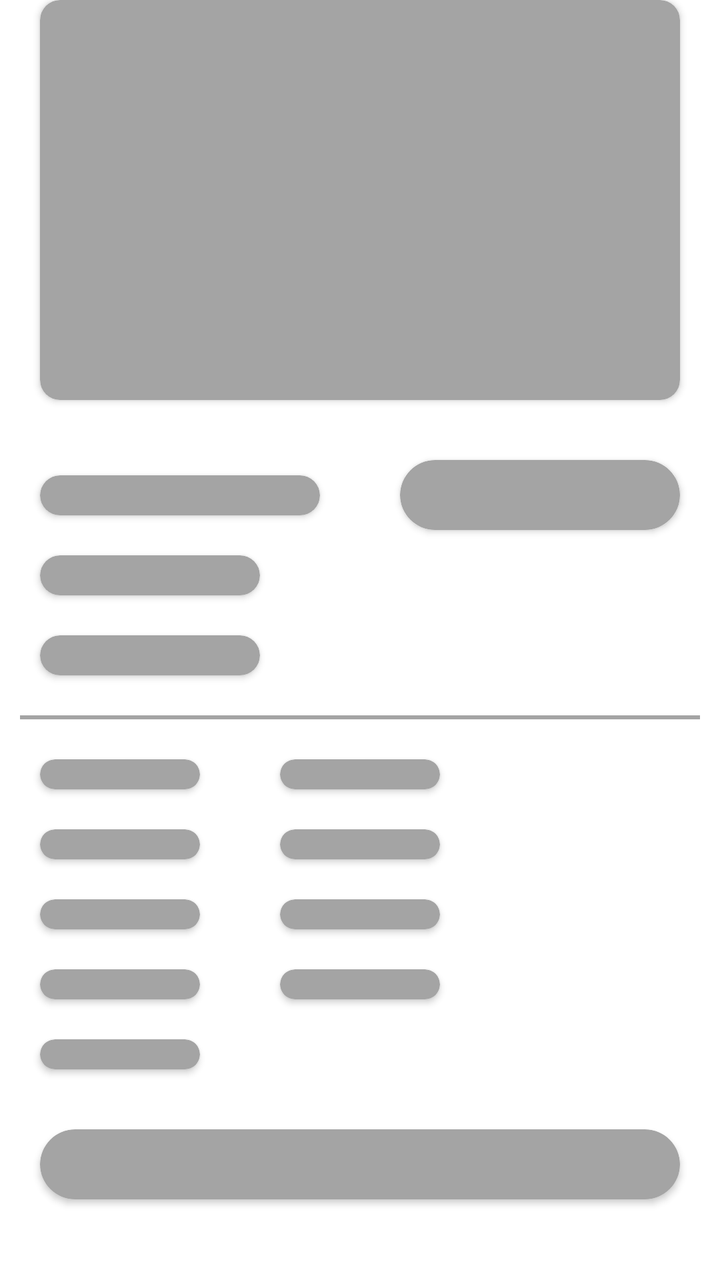
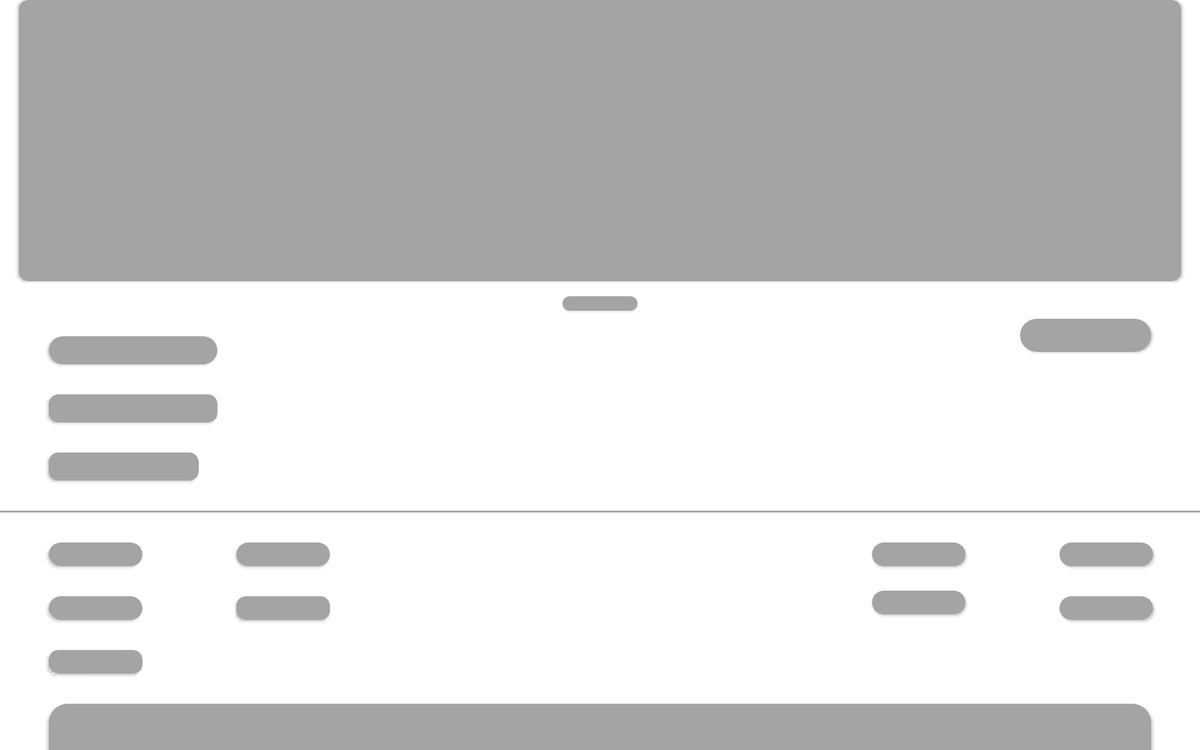

Two renders of one Android screen. The first uses the default layout on a phone; the second uses the alternative layout the repository ships for a different screen configuration, on a matching device. The two XML files are below.
<!-- AndroidManifest.xml: application theme Theme.AndroidPhincon -->
<!-- res/layout/detail_shimmer.xml -->
<?xml version="1.0" encoding="utf-8"?>
<androidx.constraintlayout.widget.ConstraintLayout xmlns:android="http://schemas.android.com/apk/res/android"
    xmlns:app="http://schemas.android.com/apk/res-auto"
    android:layout_width="match_parent"
    android:layout_height="match_parent"
    android:background="@color/white">

    <androidx.cardview.widget.CardView
        android:id="@+id/card_photo"
        android:layout_width="match_parent"
        android:layout_height="200dp"
        android:layout_marginStart="20dp"
        android:layout_marginEnd="20dp"
        app:cardBackgroundColor="@color/light_grey"
        app:cardCornerRadius="10dp"
        app:layout_constraintEnd_toEndOf="parent"
        app:layout_constraintStart_toStartOf="parent"
        app:layout_constraintTop_toTopOf="parent">

    </androidx.cardview.widget.CardView>

    <androidx.cardview.widget.CardView
        android:id="@+id/card_price"
        android:layout_width="140dp"
        android:layout_height="35dp"
        android:layout_marginTop="30dp"
        app:cardBackgroundColor="@color/light_grey"
        app:cardCornerRadius="20dp"
        app:layout_constraintEnd_toEndOf="@id/card_photo"
        app:layout_constraintTop_toBottomOf="@id/card_photo">

    </androidx.cardview.widget.CardView>

    <androidx.cardview.widget.CardView
        android:id="@+id/card_name"
        android:layout_width="140dp"
        android:layout_height="20dp"
        android:layout_marginEnd="20dp"
        app:cardBackgroundColor="@color/light_grey"
        app:cardCornerRadius="10dp"
        app:layout_constraintStart_toStartOf="@id/card_photo"
        app:layout_constraintTop_toTopOf="@id/card_price"
        app:layout_constraintBottom_toBottomOf="@id/card_price">

    </androidx.cardview.widget.CardView>

    <androidx.cardview.widget.CardView
        android:id="@+id/card_rate"
        android:layout_width="110dp"
        android:layout_height="20dp"
        android:layout_marginTop="20dp"
        android:layout_marginEnd="20dp"
        app:cardBackgroundColor="@color/light_grey"
        app:cardCornerRadius="10dp"
        app:layout_constraintStart_toStartOf="@id/card_photo"
        app:layout_constraintTop_toBottomOf="@id/card_name">

    </androidx.cardview.widget.CardView>

    <androidx.cardview.widget.CardView
        android:id="@+id/card_detail_product"
        android:layout_width="110dp"
        android:layout_height="20dp"
        android:layout_marginTop="20dp"
        android:layout_marginEnd="20dp"
        app:cardBackgroundColor="@color/light_grey"
        app:cardCornerRadius="10dp"
        app:layout_constraintStart_toStartOf="@id/card_rate"
        app:layout_constraintTop_toBottomOf="@id/card_rate">

    </androidx.cardview.widget.CardView>

    <View
        android:id="@+id/line"
        android:layout_width="match_parent"
        android:layout_height="2dp"
        android:layout_marginStart="10dp"
        android:layout_marginTop="20dp"
        android:layout_marginEnd="10dp"
        android:background="@color/light_grey"
        app:layout_constraintTop_toBottomOf="@id/card_detail_product" />

    <androidx.cardview.widget.CardView
        android:id="@+id/card_stock"
        android:layout_width="80dp"
        android:layout_height="15dp"
        android:layout_marginTop="20dp"
        android:layout_marginEnd="20dp"
        app:cardBackgroundColor="@color/light_grey"
        app:cardCornerRadius="10dp"
        app:layout_constraintStart_toStartOf="@id/card_detail_product"
        app:layout_constraintTop_toBottomOf="@id/line">
    </androidx.cardview.widget.CardView>

    <androidx.cardview.widget.CardView
        android:id="@+id/card_stock_value"
        android:layout_width="80dp"
        android:layout_height="15dp"
        android:layout_marginTop="20dp"
        android:layout_marginStart="40dp"
        app:cardBackgroundColor="@color/light_grey"
        app:cardCornerRadius="10dp"
        app:layout_constraintStart_toEndOf="@id/card_stock"
        app:layout_constraintTop_toBottomOf="@id/line">
    </androidx.cardview.widget.CardView>

    <androidx.cardview.widget.CardView
        android:id="@+id/card_size"
        android:layout_width="80dp"
        android:layout_height="15dp"
        android:layout_marginTop="20dp"
        android:layout_marginEnd="20dp"
        app:cardBackgroundColor="@color/light_grey"
        app:cardCornerRadius="10dp"
        app:layout_constraintStart_toStartOf="@id/card_stock"
        app:layout_constraintTop_toBottomOf="@id/card_stock">
    </androidx.cardview.widget.CardView>

    <androidx.cardview.widget.CardView
        android:id="@+id/card_size_value"
        android:layout_width="80dp"
        android:layout_height="15dp"
        android:layout_marginTop="20dp"
        android:layout_marginStart="40dp"
        app:cardBackgroundColor="@color/light_grey"
        app:cardCornerRadius="10dp"
        app:layout_constraintStart_toEndOf="@id/card_size"
        app:layout_constraintTop_toBottomOf="@id/card_stock_value">
    </androidx.cardview.widget.CardView>

    <androidx.cardview.widget.CardView
        android:id="@+id/card_weight"
        android:layout_width="80dp"
        android:layout_height="15dp"
        android:layout_marginTop="20dp"
        android:layout_marginEnd="20dp"
        app:cardBackgroundColor="@color/light_grey"
        app:cardCornerRadius="10dp"
        app:layout_constraintStart_toStartOf="@id/card_size"
        app:layout_constraintTop_toBottomOf="@id/card_size">
    </androidx.cardview.widget.CardView>

    <androidx.cardview.widget.CardView
        android:id="@+id/card_weight_value"
        android:layout_width="80dp"
        android:layout_height="15dp"
        android:layout_marginTop="20dp"
        android:layout_marginStart="40dp"
        app:cardBackgroundColor="@color/light_grey"
        app:cardCornerRadius="10dp"
        app:layout_constraintStart_toEndOf="@id/card_weight"
        app:layout_constraintTop_toBottomOf="@id/card_size_value">
    </androidx.cardview.widget.CardView>

    <androidx.cardview.widget.CardView
        android:id="@+id/card_type"
        android:layout_width="80dp"
        android:layout_height="15dp"
        android:layout_marginTop="20dp"
        android:layout_marginEnd="20dp"
        app:cardBackgroundColor="@color/light_grey"
        app:cardCornerRadius="10dp"
        app:layout_constraintStart_toStartOf="@id/card_weight"
        app:layout_constraintTop_toBottomOf="@id/card_weight">
    </androidx.cardview.widget.CardView>

    <androidx.cardview.widget.CardView
        android:id="@+id/card_type_value"
        android:layout_width="80dp"
        android:layout_height="15dp"
        android:layout_marginTop="20dp"
        android:layout_marginStart="40dp"
        app:cardBackgroundColor="@color/light_grey"
        app:cardCornerRadius="10dp"
        app:layout_constraintStart_toEndOf="@id/card_type"
        app:layout_constraintTop_toBottomOf="@id/card_weight_value">
    </androidx.cardview.widget.CardView>

    <androidx.cardview.widget.CardView
        android:id="@+id/card_desc"
        android:layout_width="80dp"
        android:layout_height="15dp"
        android:layout_marginTop="20dp"
        android:layout_marginEnd="20dp"
        app:cardBackgroundColor="@color/light_grey"
        app:cardCornerRadius="10dp"
        app:layout_constraintStart_toStartOf="@id/card_type"
        app:layout_constraintTop_toBottomOf="@id/card_type">
    </androidx.cardview.widget.CardView>

    <androidx.cardview.widget.CardView
        android:id="@+id/card_bottom"
        android:layout_width="0dp"
        android:layout_height="35dp"
        android:layout_marginTop="30dp"
        app:cardBackgroundColor="@color/light_grey"
        app:cardCornerRadius="20dp"
        app:layout_constraintEnd_toEndOf="@id/card_price"
        app:layout_constraintStart_toStartOf="@id/card_desc"
        app:layout_constraintTop_toBottomOf="@id/card_desc">

    </androidx.cardview.widget.CardView>
</androidx.constraintlayout.widget.ConstraintLayout>
<!-- resources referenced by this layout -->
<resources>
  <color name="light_grey">#A4A4A4</color>
  <color name="white">#FFFFFFFF</color>
  <style name="Theme.AndroidPhincon" parent="Theme.MaterialComponents.DayNight.DarkActionBar">
          
          <item name="android:fontFamily">@font/poppins</item>
          <item name="fontFamily">@font/poppins</item>
  
          <item name="colorPrimary">@color/primaryColor</item>
          <item name="colorPrimaryVariant">@color/primaryLightColor</item>
          <item name="colorOnPrimary">@color/white</item>
          
          <item name="colorSecondary">@color/teal_200</item>
          <item name="colorSecondaryVariant">@color/teal_700</item>
          <item name="colorOnSecondary">@color/black</item>
          
          <item name="android:statusBarColor">?attr/colorPrimaryVariant</item>
          
      </style>
  <color name="primaryColor">#EB848E</color>
  <color name="primaryLightColor">#FFC7CD</color>
  <color name="teal_200">#FF03DAC5</color>
  <color name="teal_700">#FF018786</color>
  <color name="black">#FF000000</color>
</resources>
<!-- res/layout-sw720dp/detail_shimmer.xml (the repository's variant of the layout above) -->
<!-- drawn on a large tablet held sideways -->
<?xml version="1.0" encoding="utf-8"?>
<androidx.constraintlayout.widget.ConstraintLayout xmlns:android="http://schemas.android.com/apk/res/android"
    xmlns:app="http://schemas.android.com/apk/res-auto"
    xmlns:tools="http://schemas.android.com/tools"
    android:layout_width="match_parent"
    android:layout_height="match_parent"
    android:background="@color/white">

    <androidx.cardview.widget.CardView
        android:id="@+id/card_photo"
        android:layout_width="match_parent"
        android:layout_height="300dp"
        android:layout_marginStart="20dp"
        android:layout_marginEnd="20dp"
        app:cardBackgroundColor="@color/light_grey"
        app:cardCornerRadius="10dp"
        app:layout_constraintEnd_toEndOf="parent"
        app:layout_constraintStart_toStartOf="parent"
        app:layout_constraintTop_toTopOf="parent">

    </androidx.cardview.widget.CardView>

    <androidx.cardview.widget.CardView
        android:id="@+id/card_price"
        android:layout_width="140dp"
        android:layout_height="35dp"
        android:layout_marginTop="40dp"
        android:layout_marginEnd="32dp"
        app:cardBackgroundColor="@color/light_grey"
        app:cardCornerRadius="20dp"
        app:layout_constraintEnd_toEndOf="@id/card_photo"
        app:layout_constraintTop_toBottomOf="@id/card_photo">

    </androidx.cardview.widget.CardView>

    <androidx.cardview.widget.CardView
        android:id="@+id/card_name"
        android:layout_width="180dp"
        android:layout_height="30dp"
        android:layout_marginStart="32dp"
        android:layout_marginTop="32dp"
        app:cardBackgroundColor="@color/light_grey"
        app:cardCornerRadius="50dp"
        app:layout_constraintBottom_toBottomOf="@id/card_price"
        app:layout_constraintStart_toStartOf="@id/card_photo"
        app:layout_constraintTop_toTopOf="@id/card_price">

    </androidx.cardview.widget.CardView>

    <androidx.cardview.widget.CardView
        android:id="@+id/card_rate"
        android:layout_width="180dp"
        android:layout_height="30dp"
        android:layout_marginStart="32dp"
        android:layout_marginTop="32dp"
        app:cardBackgroundColor="@color/light_grey"
        app:cardCornerRadius="10dp"
        app:layout_constraintStart_toStartOf="@id/card_photo"
        app:layout_constraintTop_toBottomOf="@id/card_name">

    </androidx.cardview.widget.CardView>

    <androidx.cardview.widget.CardView
        android:id="@+id/card_detail_product"
        android:layout_width="160dp"
        android:layout_height="30dp"
        android:layout_marginTop="32dp"
        app:cardBackgroundColor="@color/light_grey"
        app:cardCornerRadius="10dp"
        app:layout_constraintStart_toStartOf="@id/card_rate"
        app:layout_constraintTop_toBottomOf="@id/card_rate">

    </androidx.cardview.widget.CardView>

    <View
        android:id="@+id/line"
        android:layout_width="match_parent"
        android:layout_height="2dp"
        android:layout_marginTop="32dp"
        android:background="@color/light_grey"
        app:layout_constraintTop_toBottomOf="@id/card_detail_product"
        tools:layout_editor_absoluteX="10dp" />

    <androidx.cardview.widget.CardView
        android:id="@+id/card_stock"
        android:layout_width="100dp"
        android:layout_height="25dp"
        android:layout_marginTop="32dp"
        app:cardBackgroundColor="@color/light_grey"
        app:cardCornerRadius="50dp"
        app:layout_constraintStart_toStartOf="@id/card_detail_product"
        app:layout_constraintTop_toBottomOf="@id/line" />

    <androidx.cardview.widget.CardView
        android:id="@+id/card_stock_value"
        android:layout_width="100dp"
        android:layout_height="25dp"
        android:layout_marginStart="100dp"
        android:layout_marginTop="32dp"
        app:cardBackgroundColor="@color/light_grey"
        app:cardCornerRadius="50dp"
        app:layout_constraintStart_toEndOf="@id/card_stock"
        app:layout_constraintTop_toBottomOf="@id/line" />

    <androidx.cardview.widget.CardView
        android:layout_width="80dp"
        android:layout_height="15dp"
        android:layout_marginTop="16dp"
        app:cardBackgroundColor="@color/light_grey"
        app:cardCornerRadius="10dp"
        app:layout_constraintEnd_toEndOf="@+id/card_photo"
        app:layout_constraintStart_toStartOf="@+id/card_photo"
        app:layout_constraintTop_toBottomOf="@+id/card_photo" />

    <androidx.cardview.widget.CardView
        android:id="@+id/card_size"
        android:layout_width="100dp"
        android:layout_height="25dp"
        android:layout_marginTop="32dp"
        app:cardBackgroundColor="@color/light_grey"
        app:cardCornerRadius="50dp"
        app:layout_constraintStart_toStartOf="@id/card_stock"
        app:layout_constraintTop_toBottomOf="@id/card_stock" />

    <androidx.cardview.widget.CardView
        android:id="@+id/card_size_value"
        android:layout_width="100dp"
        android:layout_height="25dp"
        android:layout_marginStart="100dp"
        android:layout_marginTop="32dp"
        app:cardBackgroundColor="@color/light_grey"
        app:cardCornerRadius="10dp"
        app:layout_constraintStart_toEndOf="@id/card_size"
        app:layout_constraintTop_toBottomOf="@id/card_stock_value" />

    <androidx.cardview.widget.CardView
        android:id="@+id/card_weight"
        android:layout_width="100dp"
        android:layout_height="25dp"
        android:layout_marginEnd="100dp"
        app:cardBackgroundColor="@color/light_grey"
        app:cardCornerRadius="50dp"
        app:layout_constraintEnd_toStartOf="@+id/card_weight_value"
        app:layout_constraintTop_toTopOf="@+id/card_weight_value" />

    <androidx.cardview.widget.CardView
        android:id="@+id/card_weight_value"
        android:layout_width="100dp"
        android:layout_height="25dp"
        android:layout_marginTop="32dp"
        android:layout_marginEnd="50dp"
        app:cardBackgroundColor="@color/light_grey"
        app:cardCornerRadius="50dp"
        app:layout_constraintEnd_toEndOf="parent"
        app:layout_constraintTop_toBottomOf="@+id/line" />

    <androidx.cardview.widget.CardView
        android:id="@+id/card_type"
        android:layout_width="100dp"
        android:layout_height="25dp"
        android:layout_marginTop="20dp"
        android:layout_marginEnd="100dp"
        app:cardBackgroundColor="@color/light_grey"
        app:cardCornerRadius="50dp"
        app:layout_constraintBottom_toBottomOf="@+id/card_type_value"
        app:layout_constraintEnd_toStartOf="@+id/card_type_value"
        app:layout_constraintTop_toBottomOf="@id/card_weight" />

    <androidx.cardview.widget.CardView
        android:id="@+id/card_type_value"
        android:layout_width="100dp"
        android:layout_height="25dp"
        android:layout_marginTop="32dp"
        android:layout_marginEnd="50dp"
        app:cardBackgroundColor="@color/light_grey"
        app:cardCornerRadius="50dp"
        app:layout_constraintEnd_toEndOf="parent"
        app:layout_constraintTop_toBottomOf="@id/card_weight_value" />

    <androidx.cardview.widget.CardView
        android:id="@+id/card_desc"
        android:layout_width="100dp"
        android:layout_height="25dp"
        android:layout_marginTop="32dp"
        app:cardBackgroundColor="@color/light_grey"
        app:cardCornerRadius="10dp"
        app:layout_constraintStart_toStartOf="@+id/card_size"
        app:layout_constraintTop_toBottomOf="@+id/card_size" />

    <androidx.cardview.widget.CardView
        android:id="@+id/card_bottom"
        android:layout_width="0dp"
        android:layout_height="300dp"
        android:layout_marginTop="32dp"
        app:cardBackgroundColor="@color/light_grey"
        app:cardCornerRadius="20dp"
        app:layout_constraintEnd_toEndOf="@id/card_price"
        app:layout_constraintStart_toStartOf="@id/card_desc"
        app:layout_constraintTop_toBottomOf="@id/card_desc">

    </androidx.cardview.widget.CardView>
    <ImageView
        android:id="@+id/temp_image"
        android:layout_width="wrap_content"
        android:layout_height="wrap_content"
        android:layout_marginEnd="353dp"
        android:layout_marginBottom="373dp"
        android:visibility="invisible"
        app:layout_constraintBottom_toBottomOf="parent"
        app:layout_constraintEnd_toEndOf="parent"
        app:layout_constraintStart_toStartOf="parent" />
</androidx.constraintlayout.widget.ConstraintLayout>
